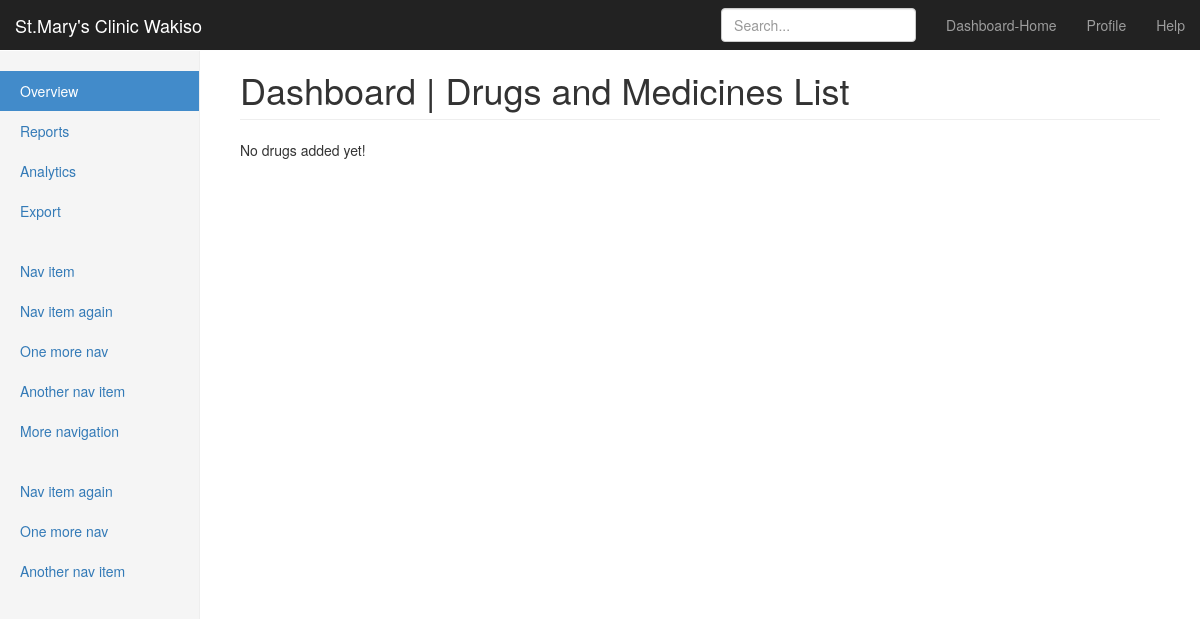
Page /sales/item/ on the earlier database version.
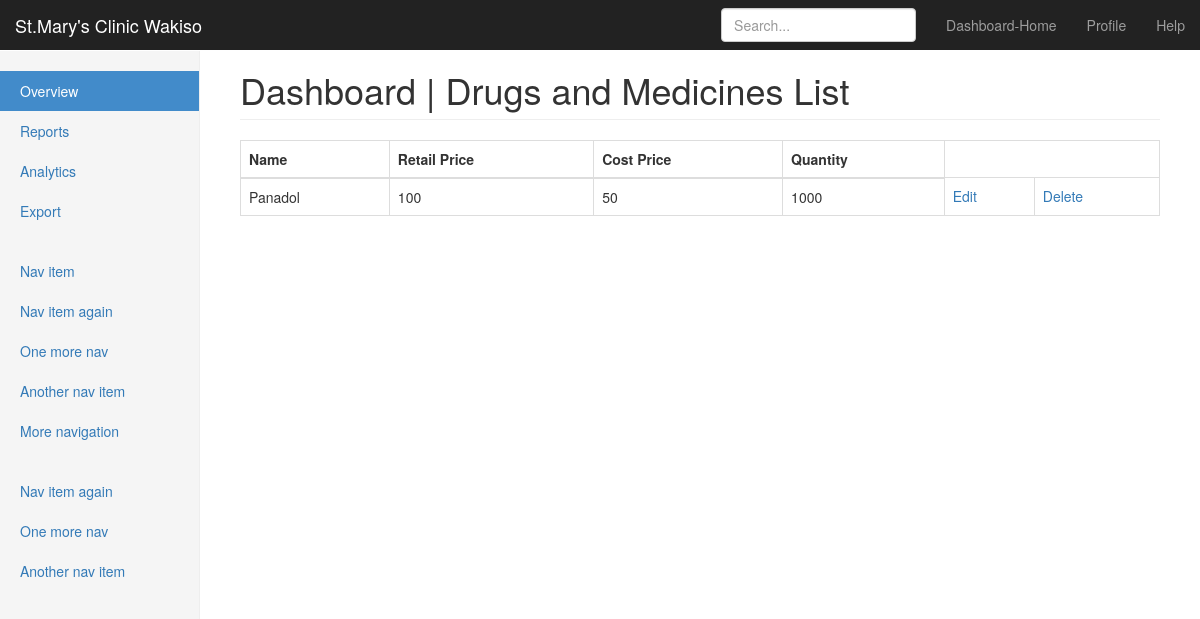
Same page on the later database version.
### sales/models.py (models this page shows, shortened)
class Item(models.Model):
    name = models.CharField(max_length=100, verbose_name="Drug Name")
    quantity = models.PositiveIntegerField(default=0, verbose_name="quantity")
    unit_cost = models.PositiveIntegerField(default=0, verbose_name="Retail Price")
    cost_price = models.PositiveIntegerField(default=0, verbose_name="Wholesale Price")
    class Meta:
        verbose_name_plural = 'Prescription Drugs'
        ordering = ['name']

### sales/views.py (the view)
# urls.py: url(r'item/$', views.ItemListView.as_view(), name='item_list'),
class ItemListView(ListView):
    model = Item
    context_object_name = "drugs"
    template_name = "sales/item_list.html"

### templates/sales/item_list.html
{%extends 'expenditure/base.html'%}
        {%block title_heading%}
        Drugs and Medicines List
        {%endblock%}
      {%block content%}
        {%if drugs%}
        <table class="table table-bordered">
            <thead>
              <tr>
                  <th> Name</th>
                  <th> Retail Price</th>
                  <th> Cost Price</th>
                  <th> Quantity</th>
              </tr>
            </thead>
            <tbody>
            {%for drug in drugs%}
            <tr>
                <td>{{drug.name}}</td>
                <td>{{drug.unit_cost}}</td>
                <td>{{drug.cost_price}}</td>
                <td>{{drug.quantity}}</td>
                <td><a href="/sales/item/edit/{{drug.id}}">Edit</a></td>
                <td><a href="/sales/item/delete/{{drug.id}}">Delete</a></td>
            </tr>
            {%endfor%}
            </tbody>
        </table>
        {%else%}
        <p> No drugs added yet!</p>
        {%endif%}
        {%endblock%}

Differences in the rows shown:
added Item: name "Panadol", unit_cost "100", cost_price "50", quantity "1000"
Other differences:
text no longer shown: "No drugs added yet!"
text now shown: "Name Retail Price Cost Price Quantity"
